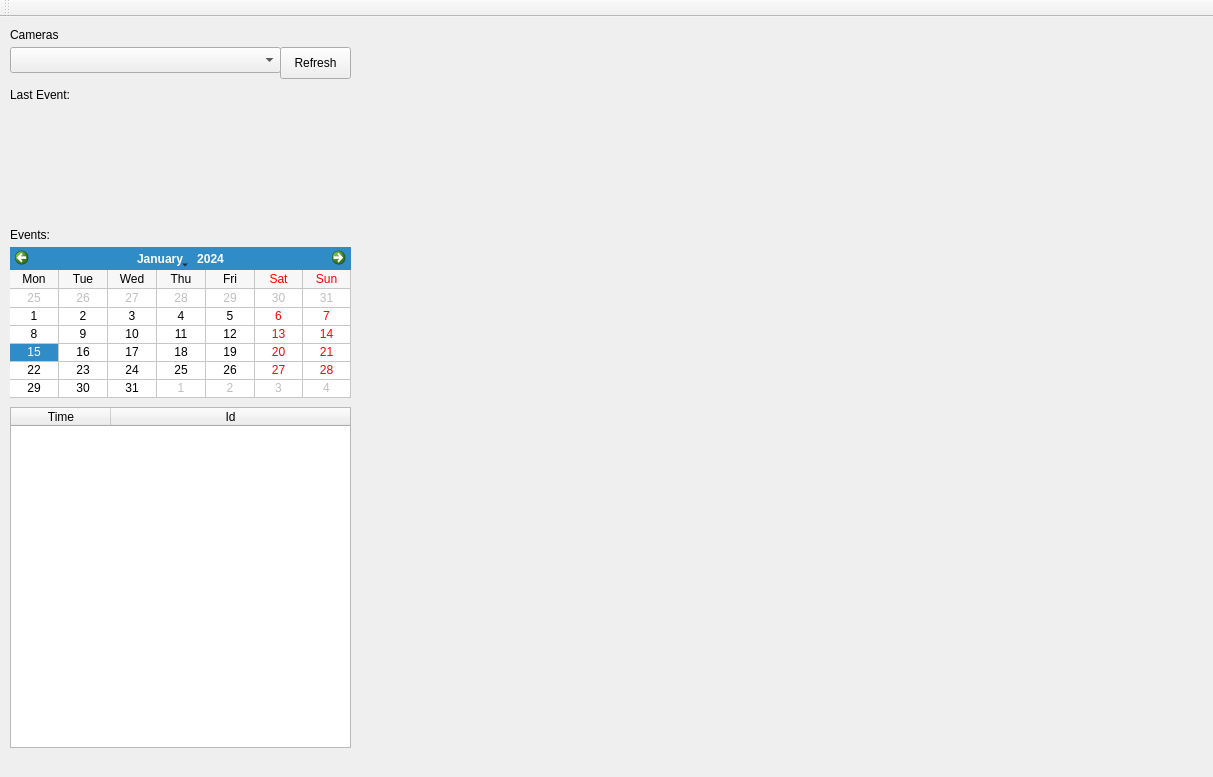
<?xml version="1.0" encoding="UTF-8"?>
<ui version="4.0">
 <class>MainWindow</class>
 <widget class="QMainWindow" name="MainWindow">
  <property name="geometry">
   <rect>
    <x>0</x>
    <y>0</y>
    <width>1213</width>
    <height>777</height>
   </rect>
  </property>
  <property name="windowTitle">
   <string>MainWindow</string>
  </property>
  <widget class="QWidget" name="centralWidget">
   <widget class="QLabel" name="cameraLabel">
    <property name="geometry">
     <rect>
      <x>10</x>
      <y>10</y>
      <width>62</width>
      <height>16</height>
     </rect>
    </property>
    <property name="text">
     <string>Cameras</string>
    </property>
   </widget>
   <widget class="QPushButton" name="cameraRefresh">
    <property name="geometry">
     <rect>
      <x>280</x>
      <y>30</y>
      <width>71</width>
      <height>32</height>
     </rect>
    </property>
    <property name="text">
     <string>Refresh</string>
    </property>
   </widget>
   <widget class="QComboBox" name="cameraList">
    <property name="geometry">
     <rect>
      <x>10</x>
      <y>30</y>
      <width>271</width>
      <height>26</height>
     </rect>
    </property>
   </widget>
   <widget class="VideoWidget" name="videoWidget" native="true">
    <property name="geometry">
     <rect>
      <x>360</x>
      <y>10</y>
      <width>841</width>
      <height>720</height>
     </rect>
    </property>
   </widget>
   <widget class="QLabel" name="lastEventImage">
    <property name="geometry">
     <rect>
      <x>10</x>
      <y>90</y>
      <width>160</width>
      <height>120</height>
     </rect>
    </property>
    <property name="text">
     <string/>
    </property>
   </widget>
   <widget class="QLabel" name="lastEventLabel">
    <property name="geometry">
     <rect>
      <x>10</x>
      <y>70</y>
      <width>91</width>
      <height>16</height>
     </rect>
    </property>
    <property name="text">
     <string>Last Event:</string>
    </property>
   </widget>
   <widget class="QLabel" name="lastEventTimeLabel">
    <property name="geometry">
     <rect>
      <x>90</x>
      <y>70</y>
      <width>251</width>
      <height>16</height>
     </rect>
    </property>
    <property name="text">
     <string/>
    </property>
   </widget>
   <widget class="QLabel" name="eventsLabel">
    <property name="geometry">
     <rect>
      <x>10</x>
      <y>210</y>
      <width>341</width>
      <height>16</height>
     </rect>
    </property>
    <property name="text">
     <string>Events:</string>
    </property>
   </widget>
   <widget class="QCalendarWidget" name="calendar">
    <property name="geometry">
     <rect>
      <x>10</x>
      <y>230</y>
      <width>341</width>
      <height>151</height>
     </rect>
    </property>
    <property name="gridVisible">
     <bool>true</bool>
    </property>
    <property name="verticalHeaderFormat">
     <enum>QCalendarWidget::NoVerticalHeader</enum>
    </property>
   </widget>
   <widget class="QTableWidget" name="eventTable">
    <property name="geometry">
     <rect>
      <x>10</x>
      <y>390</y>
      <width>341</width>
      <height>341</height>
     </rect>
    </property>
    <attribute name="horizontalHeaderStretchLastSection">
     <bool>true</bool>
    </attribute>
    <column>
     <property name="text">
      <string>Time</string>
     </property>
    </column>
    <column>
     <property name="text">
      <string>Id</string>
     </property>
    </column>
   </widget>
  </widget>
  <widget class="QMenuBar" name="menuBar">
   <property name="geometry">
    <rect>
     <x>0</x>
     <y>0</y>
     <width>1213</width>
     <height>22</height>
    </rect>
   </property>
  </widget>
  <widget class="QToolBar" name="mainToolBar">
   <attribute name="toolBarArea">
    <enum>TopToolBarArea</enum>
   </attribute>
   <attribute name="toolBarBreak">
    <bool>false</bool>
   </attribute>
  </widget>
 </widget>
 <layoutdefault spacing="6" margin="11"/>
 <customwidgets>
  <customwidget>
   <class>VideoWidget</class>
   <extends>QWidget</extends>
   <header>videowidget.h</header>
   <container>1</container>
  </customwidget>
 </customwidgets>
 <resources/>
 <connections/>
</ui>
